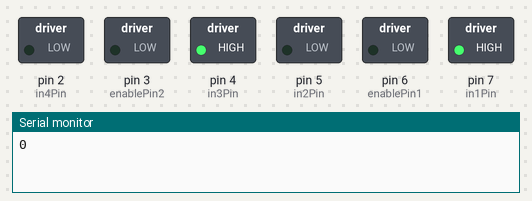
Recording of a sketch running on a simulated Arduino Uno, built with avr-gcc and run on an emulated ATmega328P. On the bench: switched loads named in the sketch (green lamp = pin HIGH), the last lines printed to the serial monitor.

Above: at 0.05 s.
At 6.46 s:
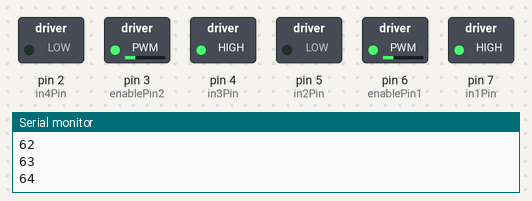
At 19.98 s:
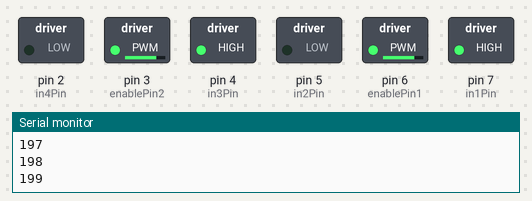
At 25.64 s:
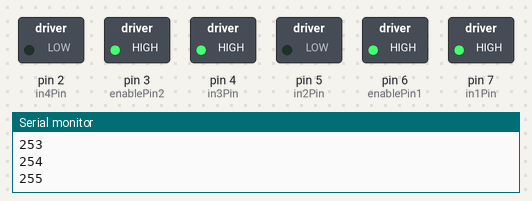
At 39.93 s:
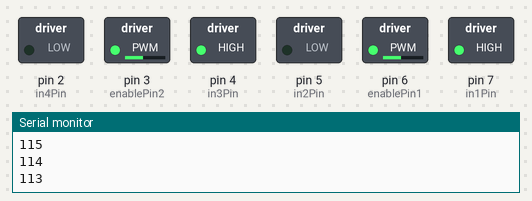
Timing chart, 0 to 40.0 s (numbered marks = the images above):
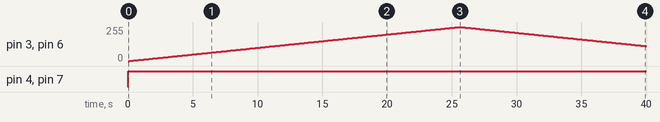

Measured:
- by itself, pin 3 (enablePin2), pin 6 (enablePin1): rises from 0/255 to 255/255 in 25.4 s, then falls to 112/255 in 14.4 s
- by itself, pin 4 (in3Pin), pin 7 (in1Pin): LOW → HIGH at 0.00 s

The sketch:

TankCode.ino
```cpp
#include "I2Cdev.h"
#include "MPU6050_6Axis_MotionApps20.h"
#if I2CDEV_IMPLEMENTATION == I2CDEV_ARDUINO_WIRE
    #include "Wire.h"
#endif

MPU6050 accelgyro;

int16_t ax, ay, az;
int16_t gx, gy, gz;

int in1Pin = 7;
int enablePin1 = 6;
int in2Pin = 5;
int in3Pin = 4;
int enablePin2 = 3;
int in4Pin = 2;

#define OUTPUT_READABLE_ACCELGYRO

void setup()
{
    pinMode(in1Pin, OUTPUT);
    pinMode(in2Pin, OUTPUT);
    pinMode(enablePin1, OUTPUT);
    pinMode(in3Pin, OUTPUT);
    pinMode(in4Pin, OUTPUT);
    pinMode(enablePin2, OUTPUT);
/*
    #if I2CDEV_IMPLEMENTATION == I2CDEV_ARDUINO_WIRE
        Wire.begin();
    #elif I2CDEV_IMPLEMENTATION == I2CDEV_BUILTIN_FASTWIRE
        Fastwire::setup(400, true);
    #endif
*/
    // initialize serial communication
    // (38400 chosen because it works as well at 8MHz as it does at 16MHz, but
    // it's really up to you depending on your project)
    Serial.begin(9600);
/*
    // initialize device
    Serial.println("Initializing I2C devices...");
    accelgyro.initialize();

    // verify connection
    Serial.println("Testing device connections...");
    Serial.println(accelgyro.testConnection() ? "MPU6050 connection successful" : "MPU6050 connection failed");
    */
/*
  Serial.println("Updating internal sensor offsets...");
    // -76  -2359 1688  0 0 0
    Serial.print(accelgyro.getXAccelOffset()); Serial.print("\t"); // -76
    Serial.print(accelgyro.getYAccelOffset()); Serial.print("\t"); // -2359
    Serial.print(accelgyro.getZAccelOffset()); Serial.print("\t"); // 1688
    Serial.print(accelgyro.getXGyroOffset()); Serial.print("\t"); // 0
    Serial.print(accelgyro.getYGyroOffset()); Serial.print("\t"); // 0
    Serial.print(accelgyro.getZGyroOffset()); Serial.print("\t"); // 0
    Serial.print("\n");
    accelgyro.setXGyroOffset(296);
    accelgyro.setYGyroOffset(195);
    accelgyro.setZGyroOffset(1788);
    Serial.print(accelgyro.getXAccelOffset()); Serial.print("\t"); // -76
    Serial.print(accelgyro.getYAccelOffset()); Serial.print("\t"); // -2359
    Serial.print(accelgyro.getZAccelOffset()); Serial.print("\t"); // 1688
    Serial.print(accelgyro.getXGyroOffset()); Serial.print("\t"); // 0
    Serial.print(accelgyro.getYGyroOffset()); Serial.print("\t"); // 0
    Serial.print(accelgyro.getZGyroOffset()); Serial.print("\t"); // 0
    Serial.print("\n");
    */
}

void loop() {
  /*
  accelgyro.getMotion6(&ax, &ay, &az, &gx, &gy, &gz);

    #ifdef OUTPUT_READABLE_ACCELGYRO
        // display tab-separated accel/gyro x/y/z values
        Serial.print("a/g:\t");
        Serial.print(ax); Serial.print("\t");
        Serial.print(ay); Serial.print("\t");
        Serial.print(az); Serial.print("\t");
        Serial.print(gx); Serial.print("\t");
        Serial.print(gy); Serial.print("\t");
        Serial.println(gz);
    #endif

    #ifdef OUTPUT_BINARY_ACCELGYRO
        Serial.write((uint8_t)(ax >> 8)); Serial.write((uint8_t)(ax & 0xFF));
        Serial.write((uint8_t)(ay >> 8)); Serial.write((uint8_t)(ay & 0xFF));
        Serial.write((uint8_t)(az >> 8)); Serial.write((uint8_t)(az & 0xFF));
        Serial.write((uint8_t)(gx >> 8)); Serial.write((uint8_t)(gx & 0xFF));
        Serial.write((uint8_t)(gy >> 8)); Serial.write((uint8_t)(gy & 0xFF));
        Serial.write((uint8_t)(gz >> 8)); Serial.write((uint8_t)(gz & 0xFF));
    #endif
*/
  for (int x = 0; x <= 255; x++)
    {
    setMotor1(x,false);
    setMotor2(x,false);
    Serial.println(x);
    delay(100);
    }
    for (int x = 255; x >= 0; x--)
    {
    setMotor1(x,false);
    setMotor2(x,false);
    Serial.println(x);
    delay(100);
    }
}

void setMotor1(int speed, boolean reverse)
{
  analogWrite(enablePin1, speed);
  digitalWrite(in1Pin, !reverse);
  digitalWrite(in2Pin, reverse);
}

void setMotor2(int speed, boolean reverse)
{
  analogWrite(enablePin2, speed);
  digitalWrite(in3Pin, !reverse);
  digitalWrite(in4Pin, reverse);
}
```
